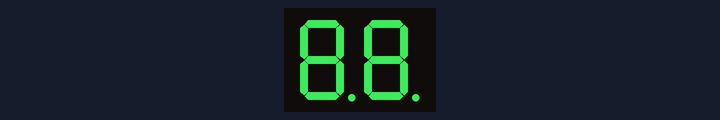
Recording of a sketch running on a simulated Arduino Uno, built with avr-gcc and run on an emulated ATmega328P. On the bench: 16-digit seven-segment display. Wiring (inferred from the names in the program): 2 × MAX7219 LED driver: CS pin 10. Random numbers use the default seed unless the sketch sets one; what the sketch prints to the serial monitor is not drawn.

Above: at 0.1 s.
At 1.15 s:
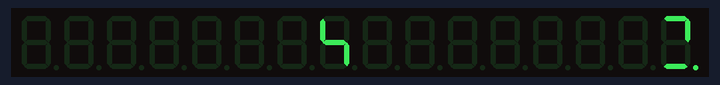
At 9.47 s:
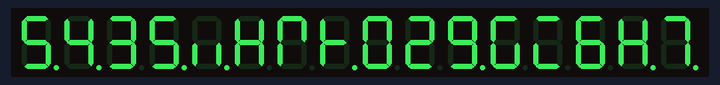
At 17.81 s:
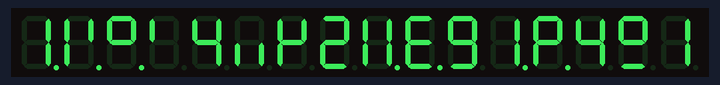
At 26.44 s:
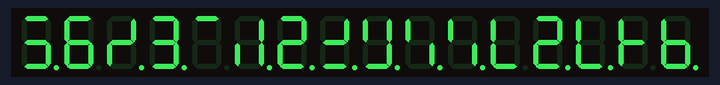
At 35.07 s:
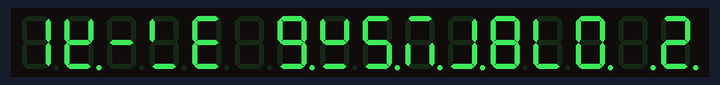

The sketch:

MAX7219LEDMatrix.ino
```cpp
// max7219_two
// Based on https://gist.github.com/nrdobie/8193350

#include <SPI.h>
#define SS_PIN 10

// MAX7219 SPI LED Driver
#define MAX7219_TEST 0x0f // in real code put into a .h file
#define MAX7219_BRIGHTNESS 0x0a // in real code put into a .h file
#define MAX7219_SCAN_LIMIT 0x0b // in real code put into a .h file
#define MAX7219_DECODE_MODE 0x09 // in real code put into a .h file
#define MAX7219_SHUTDOWN 0x0C // in real code put into a .h file

void maxTransferCMD(uint8_t address, uint8_t value) {
uint8_t i;

  digitalWrite(SS_PIN, LOW);
  SPI.transfer(address);      // Send address.
  SPI.transfer(value);        // Send the value.
  SPI.transfer(address);      // Send address.
  SPI.transfer(value);        // Send the value.
  digitalWrite(SS_PIN, HIGH); // Finish transfer.
}

void maxTransferDATA(uint8_t address, uint8_t value, uint8_t v2) {
uint8_t i;

  digitalWrite(SS_PIN, LOW);

  SPI.transfer(address);      // Send address.
  SPI.transfer(value);        // Send the value.
  SPI.transfer(address);      // Send address.
  SPI.transfer(v2);           // Send the value.

  digitalWrite(SS_PIN, HIGH); // Finish transfer.
}

void setup() {

  Serial.begin(9600);

  Serial.println("Debug MAX7219");

  pinMode(SS_PIN, OUTPUT);

  SPI.setBitOrder(MSBFIRST);   // Reverse the SPI Data o/p.
  SPI.begin();                 // Start SPI


  // Run test - All LED segments lit.
  maxTransferCMD(MAX7219_TEST, 0x01);  delay(1000);
  maxTransferCMD(MAX7219_TEST, 0x00);        // Finish test mode.
  maxTransferCMD(MAX7219_DECODE_MODE, 0x00); // Disable BCD mode.
  maxTransferCMD(MAX7219_BRIGHTNESS, 0x00);  // Use lowest intensity.
  maxTransferCMD(MAX7219_SCAN_LIMIT, 0x0f);  // Scan all digits.
  maxTransferCMD(MAX7219_SHUTDOWN, 0x01);    // Turn on chip.

}

void loop() {
uint8_t row=0;
int i=0,ud=1; // Need signed numbers.

   for(;;) {

      i += ud;

      if (i>255) {ud=-1;i=255;}

      if (i<0)   {ud=1 ;i=0;}

      if (row++>8) row=1;

      maxTransferDATA(row, random(0,255), random(0,255));
      maxTransferCMD(MAX7219_BRIGHTNESS,i>>4);

      delay(10);

      Serial.print(" i ");
      Serial.print(i);
      Serial.print(" ud ");
      Serial.println(ud);
   }
}
```
